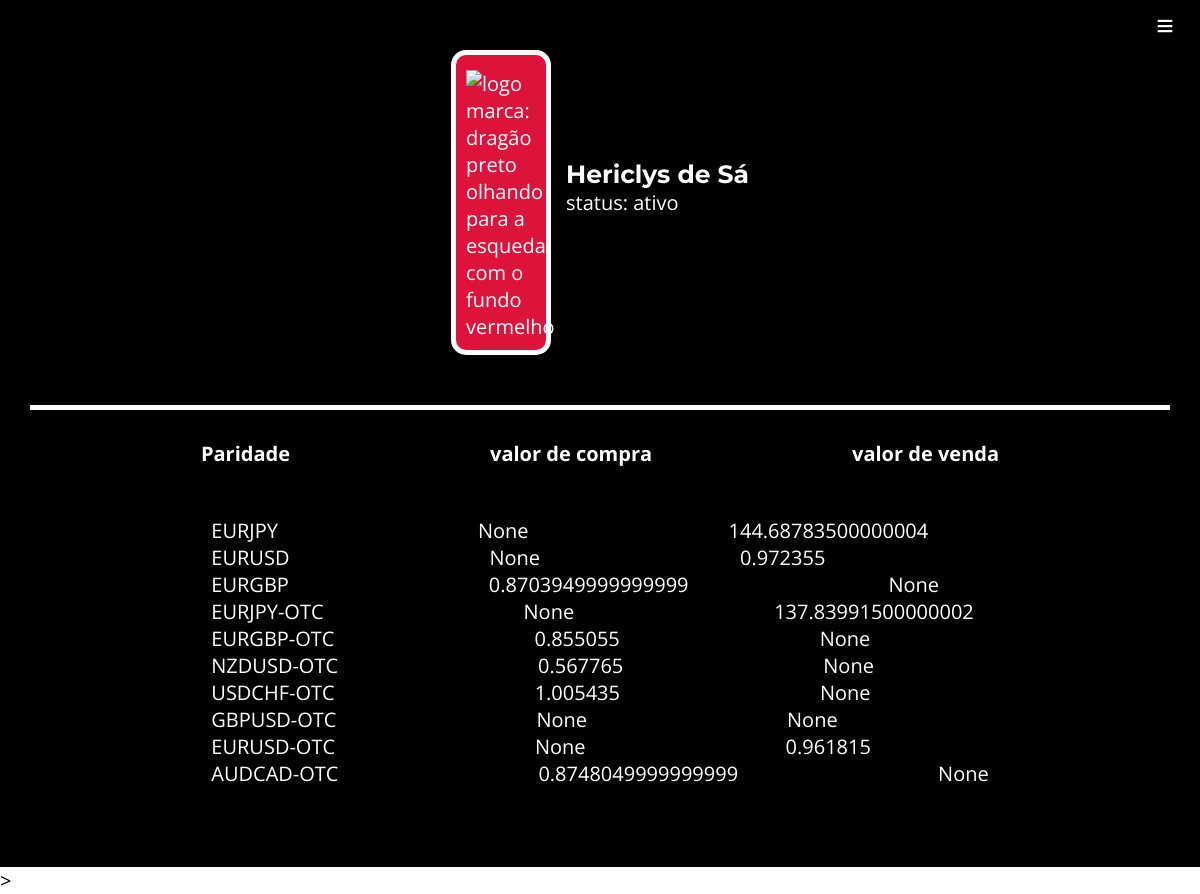
The app's page /perfil/ (signed in) with its own data.
### paginas/models.py (models this page shows)
class Paridades(models.Model):
    paridade = models.CharField(max_length=10)
    call = models.CharField(max_length=255, blank=True, null=True)
    put = models.CharField(max_length=255, blank=True, null=True)

### paginas/views.py (the view)
# urls.py: path('perfil/', views.perfil, name='perfil'),
@login_required(redirect_field_name='login')
def perfil(request):
    sinais = Paridades.objects.all()
    return render(request, 'paginas/perfil.html', {
        'sinais': sinais
    })

### paginas/templates/paginas/perfil.html (shortened to what this page needs)
{% extends 'base.html' %}
{% load static %}
{% block 'conteudo'%}
    <section class="pagina-inteira bg-black">
        <div class="conteudo-principal perfil">
            <div class="container-info-perfil">
                <div class="logo">
                    <div class="container-img">
                        <img src="{% static 'img/dragon-icon.svg'%}" alt=" logo marca: dragão preto olhando para a esqueda com o fundo vermelho">
                    </div>
                    <div class="container-text">
                        <h2 class="text-logo">{{ user.first_name }} {{ user.last_name }}</h2>
                        <p>status: ativo</p>
                    </div>
                </div>
            </div>
                <table class="table">
      <thead>
        <tr>
          <th>Paridade</th>
          <th>valor de compra</th>
          <th>valor de venda</th>
        </tr>
      </thead>
      <tbody>
        {% for sinal in sinais %}
          <tr>
            <td>{{ sinal.paridade }}</td>
            <td>{{ sinal.call }}</td>
            <td>{{ sinal.put }}</td>
          </tr>
        {% endfor %}
      </tbody>
    </table>
        </div>
    </section>>
{% endblock %}

### templates/static/css/base.css (style rules this page uses)
* { margin: 0; padding: 0; box-sizing: border-box; }
html { font-size: 62.5%; }
body { font-family: 'Open Sans', sans-serif; font-size: 2rem; }
h1, h2, h3, h4, h5, h6 { font-family: 'Montserrat', sans-serif; }
h2 { font-size: 5.5rem; margin-bottom: 5rem; }
p { margin-bottom: 3rem; }
.bg-black { background: black; color: white; }
.pagina-inteira { min-height: 100vh; }
.conteudo-principal { max-width: 120rem; margin: 0 auto; padding: 5rem 3rem; }
.container-img { width: 10rem; height: 10rerm; background: crimson; border: 0.5rem solid white; border-radius: 1.5rem; }
.container-img img { padding: 1rem; margin-top: 0.5rem; }
.logo { display: flex; flex-direction: row; align-items: center; justify-content: center; }
.logo .container-text { display: flex; flex-direction: column; margin-left: 1.5rem; }
.logo .container-text h2 { font-size: 2.5rem; margin: 0; }
.table { display: flex; align-items: center; flex-direction: column; margin-top: 5rem; border-top: 0.5rem solid white; padding: 3rem; gap: 5rem; }
.table tr { table-layout: fixed; text-align: left; display: flex; gap: 20rem; }

### records on screen
Paridades: paridade "EURJPY", call "None", put "144.68783500000004"
Paridades: paridade "EURUSD", call "None", put "0.972355"
Paridades: paridade "EURGBP", call "0.8703949999999999", put "None"
Paridades: paridade "EURJPY-OTC", call "None", put "137.83991500000002"
Paridades: paridade "EURGBP-OTC", call "0.855055", put "None"
Paridades: paridade "NZDUSD-OTC", call "0.567765", put "None"
Paridades: paridade "USDCHF-OTC", call "1.005435", put "None"
Paridades: paridade "GBPUSD-OTC", call "None", put "None"
Paridades: paridade "EURUSD-OTC", call "None", put "0.961815"
Paridades: paridade "AUDCAD-OTC", call "0.8748049999999999", put "None"

### other values on screen
{{ user.first_name }} "Hericlys"
{{ user.last_name }} "de Sá"
